Frame 1 (no input): blank canvas, image omitted
Frame 60 (no input): blank canvas, image omitted
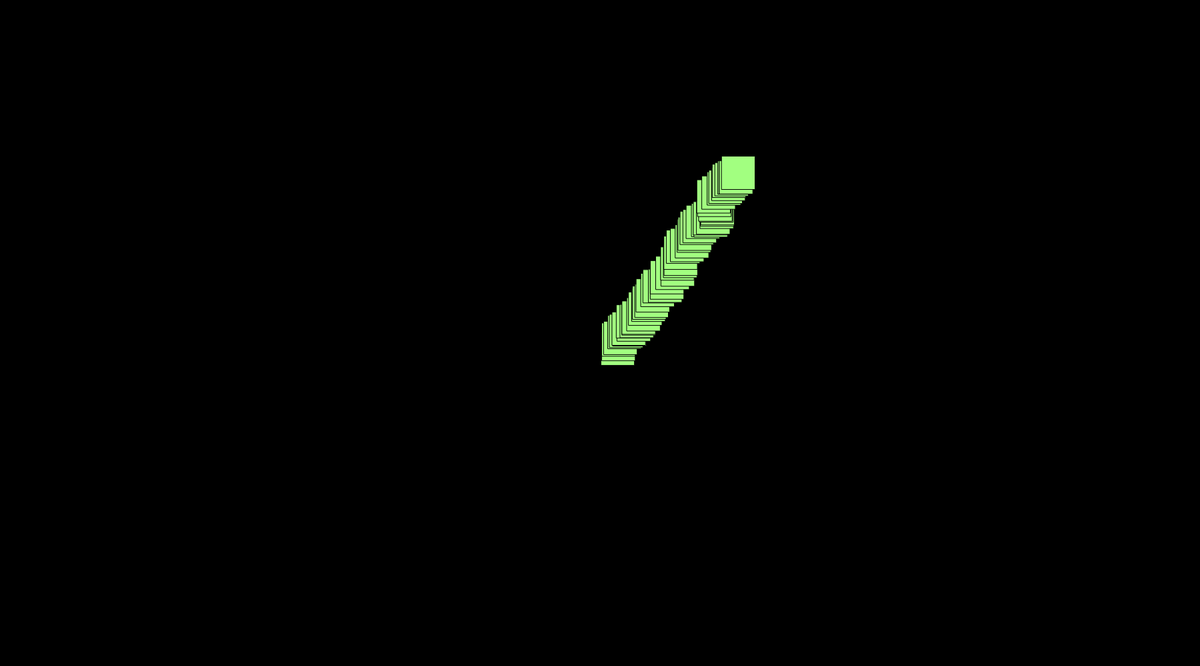
Frame 120 (the mouse pressed at the canvas centre since frame 60)

The p5.js sketch whose frames 1 and 60 were blank and that drew this single picture after the mouse press (run headless with seeded random() and noise() and a simulated clock; from frame 60 on, the mouse is pressed at the canvas centre):

// p5.js sketch
// ── sketch.js
let saturation = 50;
let brightness = 100;
let red = 1;
let orange = 17;
let yellow =55 ;
let green =104 ;
let blue =220 ;
let purple = 246;

function setup() {
  createCanvas(1800, 1000);
  colorMode(HSB);
  background(0,0,0)
  ob = [];

  alert("Welcome to my game!, Click on the screen to start a trail!, Click Spacebar to change the saturation, Click '-' and '+' to change the hue, Click 'r' to reset the trail to default. ")
}


function draw() {

  for (let i = 0; i<ob.length; i++){
    ob[i].update();
    ob[i].show();
  }  
}

//create trail when mouse is clicked
function mousePressed(){
ob.push(new Shape(mouseX,mouseY));

}

//"R" button clicked = bring shapes to default color
//Space Bar clicked = change shapes saturation
// "-" button clicked = reduce colors hue by 10
// "+" button clicked = add to colors hue by 10
function keyPressed() {
  if (keyCode === 82) {
  red = 1;
  orange = 17;
  yellow = 55;
  green = 104;
  blue =220;
  purple = 246;
  saturation = 50;
  brightness = 100;
}
  if (keyCode === 32) {
    saturation = random(20, 100);
    loop();

  } else if (keyCode === 189) {
    red = red - 10;
    orange = orange - 10;
    yellow = yellow -10;
    green = green -10;
    blue = blue - 10;
    purple = purple - 10;

  } else if (keyCode === 187) {
    red = red + 10;
    orange = orange + 10;
    yellow = yellow + 10;
    green = green + 10;
    blue = blue + 10;
    purple = purple + 10;
} 

}

function Shape(x,y){
this.pos = createVector(x,y);
this.dir = createVector(random(-1,1), random(-1,1));
this.speed = random(0,10);

this.update = function(){
  uPos = p5.Vector.mult(this.dir, this.speed);
  this.pos.add(uPos);

  if(this.pos.x < 0 || this.pos.x > 2000){this.dir.x*=-1};
  if(this.pos.y < 0 || this.pos.y > 1000){this.dir.y*=-1};
}

this.show = function(){
  stroke(1)
  //change color based on x pos
  if(this.pos.x < 300){
    fill(red,saturation,brightness);
  } else if(this.pos.x > 300 && this.pos.x < 600){
    fill(orange,saturation,brightness);
  } else if(this.pos.x > 600 && this.pos.x < 900){
    fill(yellow,saturation,brightness);
  } else if(this.pos.x > 900 && this.pos.x < 1200){
    fill(green,saturation,brightness);
  } else if(this.pos.x > 1200 && this.pos.x < 1500){
    fill(blue,saturation,brightness);
  } else if(this.pos.x > 1500){
    fill(purple,saturation,brightness);
  }
  //make the shape "vibrate"
    this.pos.x += random(-5, 5);
    this.pos.y += random(-5, 5);
    //rectangle
      rect(this.pos.x,this.pos.y,50);
    //circle
      //ellipse(this.pos.x,this.pos.y,50);
}

}
  
